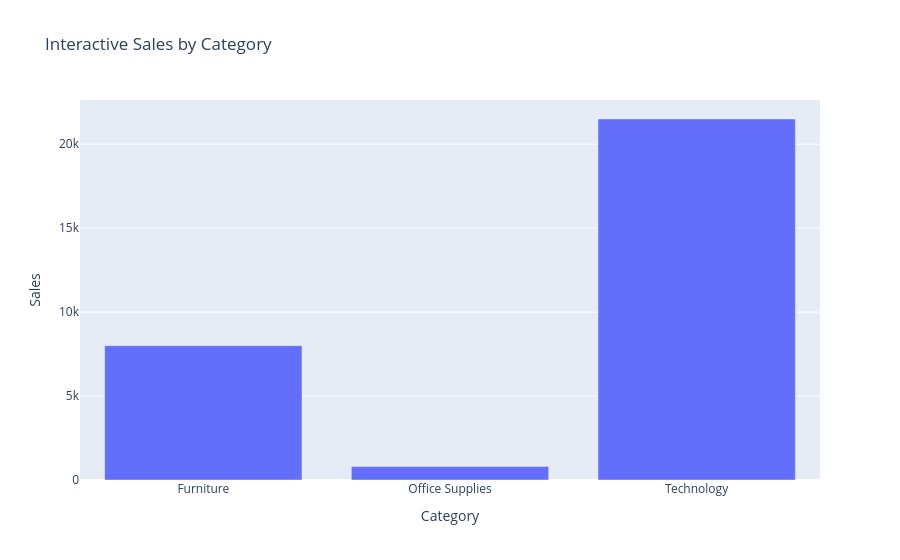

The code cell stored with this chart in its notebook:
### Code cell
fig = px.bar(
    df.groupby("Category", as_index=False)["Sales"].sum(),
    x="Category",
    y="Sales",
    title="Interactive Sales by Category"
)

fig.show()

### Figure 1 — Plotly figure (JSON) as saved in the notebook; plotly's stock layout.template omitted (floating-point values rounded to 4 significant figures)
{"data": [{"hovertemplate": "Category=%{x}<br>Sales=%{y}<extra></extra>", "legendgroup": "", "marker": {"color": "#636efa", "pattern": {"shape": ""}}, "name": "", "orientation": "v", "showlegend": false, "textposition": "auto", "type": "bar", "x": ["Furniture", "Office Supplies", "Technology"], "xaxis": "x", "y": [8000, 800, 21500], "yaxis": "y"}], "layout": {"barmode": "relative", "legend": {"tracegroupgap": 0}, "title": {"text": "Interactive Sales by Category"}, "xaxis": {"anchor": "y", "domain": [0, 1], "title": {"text": "Category"}}, "yaxis": {"anchor": "x", "domain": [0, 1], "title": {"text": "Sales"}}}}
